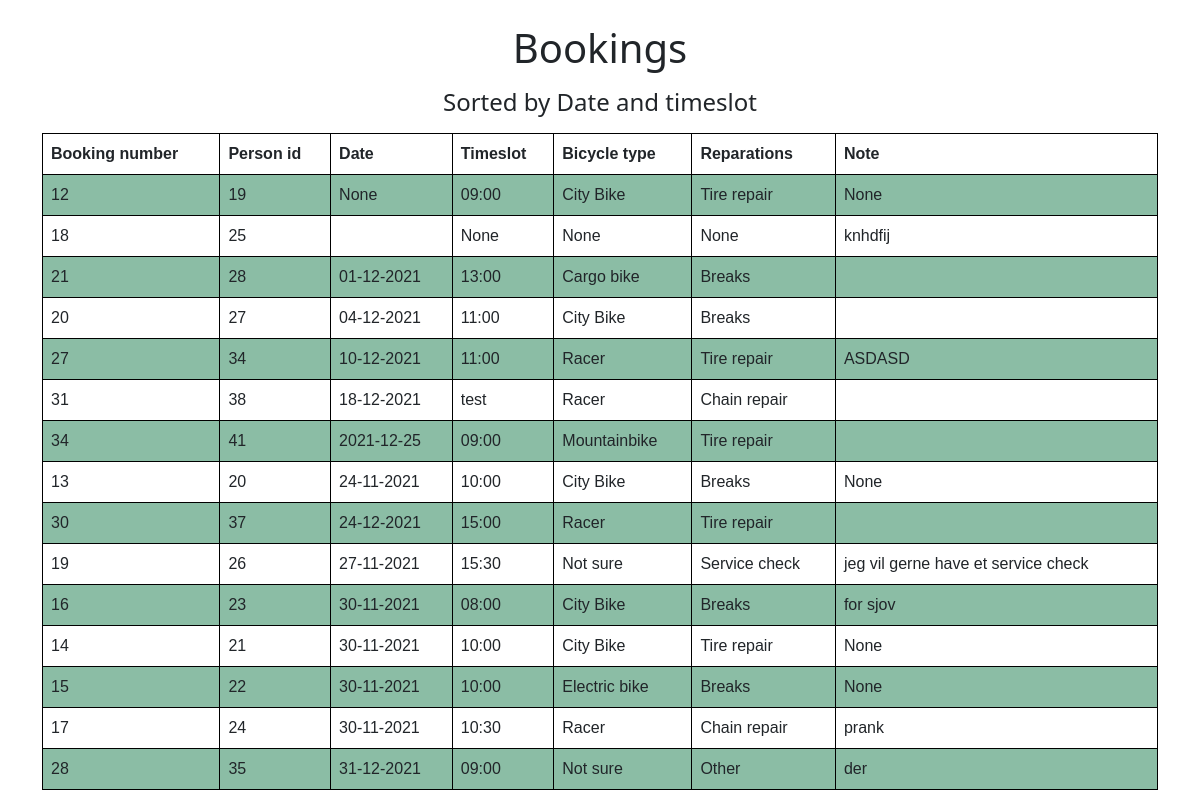
Page /booking.html on the committed database.
### tables this page shows
CREATE TABLE "booking" (
	"bookingnumber"	INTEGER,
	"person"	INTEGER,
	"timeslot"	TEXT,
	"date"	TEXT,
	"bicycletype"	TEXT,
	"reparations"	TEXT,
	"Note"	TEXT,
	FOREIGN KEY("person") REFERENCES "users"("personid"),
	PRIMARY KEY("bookingnumber" AUTOINCREMENT)
);

### app.py (the view)
@app.route("/booking.html")
def bookings():
    rows = db.execute("SELECT * FROM booking ORDER BY date, timeslot")
    return render_template("/booking.html", rows=rows)

### templates/booking.html (shortened to what this page needs)
<!DOCTYPE html>
<html lang="en">
    <head>
        <link href="https://cdn.jsdelivr.net/npm/bootstrap@5.1.3/dist/css/bootstrap.min.css" rel="stylesheet">
    </head>
    <body>
        <Center><h1 class="mt-4 mb-3">Bookings</h1></Center>
        <Center><h4 class="mb-3">Sorted by Date and timeslot</h4></Center>
        <div class="container">
            <table>
                <tr>
                  <th>Booking number</th>
                  <th>Person id</th>
                  <th>Date</th>
                  <th>Timeslot</th>
                  <th>Bicycle type</th>
                  <th>Reparations</th>
                  <th>Note</th>
                </tr>
                {% for row in rows %}
                <tr>
                  <td>{{ row["bookingnumber"] }}</td>
                  <td>{{ row["person"] }}</td>
                  <td>{{ row["date"] }}</td>
                  <td>{{ row["timeslot"] }}</td>
                  <td>{{ row["bicycletype"] }}</td>
                  <td>{{ row["reparations"] }}</td>
                  <td>{{ row["Note"] }}</td>
                </tr>
                {% endfor %}
            </table>
        </div>
    </body>
</html>

### templates/booking.html (style rules this page uses)
table { font-family: arial, sans-serif; border-collapse: collapse; width: 100%; }
td, th { border: 1px solid #000000; text-align: left; padding: 8px; }
tr:nth-child(even) { background-color: #8bbda5; }

### rows in the picture
booking: bookingnumber "12", person "19", date "None", timeslot "09:00", bicycletype "City Bike", reparations "Tire repair", Note "None"
booking: bookingnumber "18", person "25", timeslot "None", bicycletype "None", reparations "None", Note "knhdfij"
booking: bookingnumber "21", person "28", date "01-12-2021", timeslot "13:00", bicycletype "Cargo bike", reparations "Breaks"
booking: bookingnumber "20", person "27", date "04-12-2021", timeslot "11:00", bicycletype "City Bike", reparations "Breaks"
booking: bookingnumber "27", person "34", date "10-12-2021", timeslot "11:00", bicycletype "Racer", reparations "Tire repair", Note "ASDASD"
booking: bookingnumber "31", person "38", date "18-12-2021", timeslot "test", bicycletype "Racer", reparations "Chain repair"
booking: bookingnumber "34", person "41", date "2021-12-25", timeslot "09:00", bicycletype "Mountainbike", reparations "Tire repair"
booking: bookingnumber "13", person "20", date "24-11-2021", timeslot "10:00", bicycletype "City Bike", reparations "Breaks", Note "None"
booking: bookingnumber "30", person "37", date "24-12-2021", timeslot "15:00", bicycletype "Racer", reparations "Tire repair"
booking: bookingnumber "19", person "26", date "27-11-2021", timeslot "15:30", bicycletype "Not sure", reparations "Service check", Note "jeg vil gerne have et service check"
booking: bookingnumber "16", person "23", date "30-11-2021", timeslot "08:00", bicycletype "City Bike", reparations "Breaks", Note "for sjov"
booking: bookingnumber "14", person "21", date "30-11-2021", timeslot "10:00", bicycletype "City Bike", reparations "Tire repair", Note "None"
booking: bookingnumber "15", person "22", date "30-11-2021", timeslot "10:00", bicycletype "Electric bike", reparations "Breaks", Note "None"
booking: bookingnumber "17", person "24", date "30-11-2021", timeslot "10:30", bicycletype "Racer", reparations "Chain repair", Note "prank"
booking: bookingnumber "28", person "35", date "31-12-2021", timeslot "09:00", bicycletype "Not sure", reparations "Other", Note "der"
